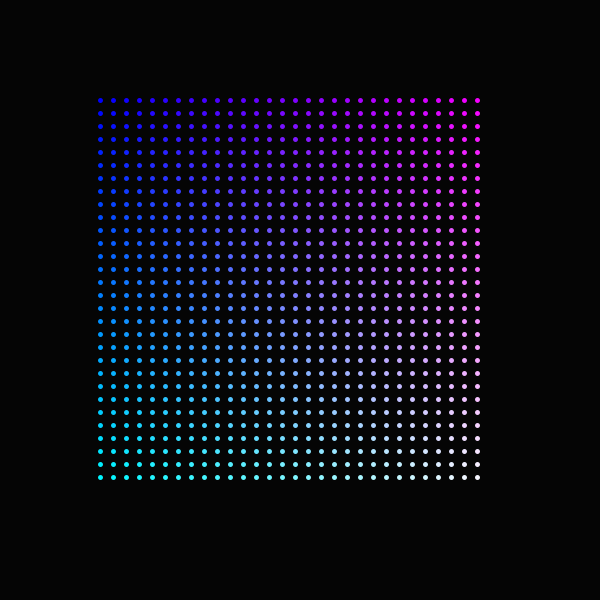
Frame 1 (no input)
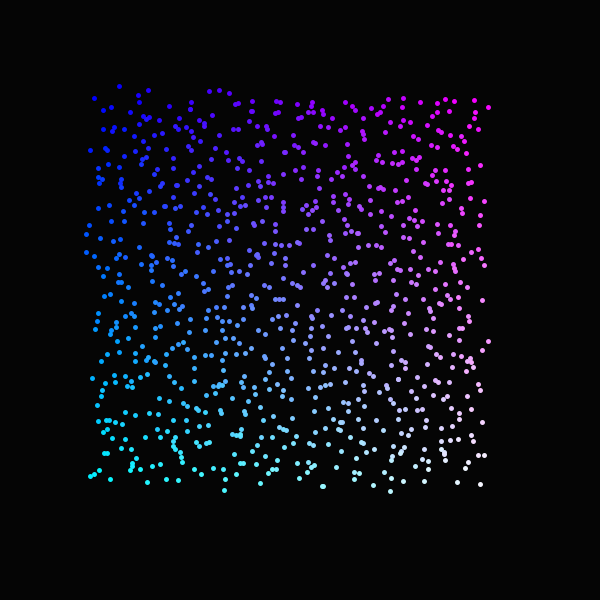
Frame 60 (the mouse pressed at the canvas centre just before this capture)
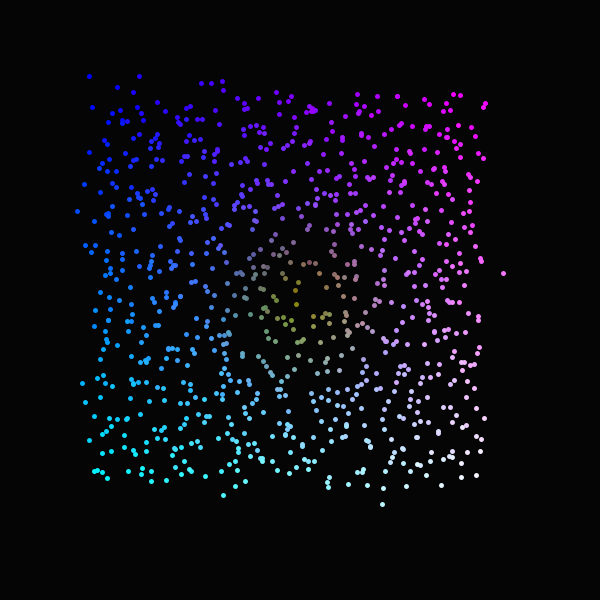
Frame 120 (the mouse held since frame 60 and released just before this capture)

The Processing sketch that drew these frames (run headless with seeded random() and noise(); from frame 60 on, the mouse is pressed at the canvas centre):

// Processing sketch: movingColorDots
// ── movingColorDots.pde
int COLS_NUM = 30;
int ROWS_NUM = 30;

float[][] posx = new float[COLS_NUM][ROWS_NUM];
float[][] posy = new float[COLS_NUM][ROWS_NUM];//generating a 2D array for x and y coordinates
//this part creates the position of the points through columns and rows

void setup() {
  size(600, 600);

  float xStepAmount = (width-200)/(posx.length - 1); //length of columns
                      //takes off 200 from the actual width (makes a border)
                      // taking what is left from the width and taking 29 sections
                      //30 within the 30
  
  
  float yStepAmount = (height-200)/(posx[0].length - 1); 
  //xStepAmount is the distance between the x 
  
  //the stepAmount helps create the grid like structure of the points 
  

  for (int i = 0; i < posx.length; i++) { //from 0 to the total length of columns  i 
  //i is number of columns
    for (int j = 0; j < posx[0].length; j++) { //from 0 to the total length of rows
    //j is the number of rows
    
      posx[i][j] = 100 + i * xStepAmount;
      posy[i][j] = 100 + j * yStepAmount;
     
    }
  }

  strokeWeight(5);
  stroke(255);
}

void draw() {
  background(5);

  for (int i = 0; i < posx.length; i++) {
    for (int j = 0; j < posx[0].length; j++) { 
      //this is now drawing the dots
    
      float r = map(i,0,posx.length,0,255); // so here, I changed the o and 255 to pmouseX and pmouseY just to see if it would change color when I move it
      float g = map(j,0,posx.length,0,255); //r and g makes the colors vary
      float dist = dist(mouseX,mouseY,posx[i][j],posy[i][j]);
      float b = map(dist,0,100,0,255);
      stroke(r,g,b);
      point(posx[i][j], posy[i][j]); //these are the dots' coordinates
      posx[i][j] += random(-1.5,1.5);
       posy[i][j] += random(-1.5,1.5);
    }
  }
} //I think with this, I have to create an array object.
